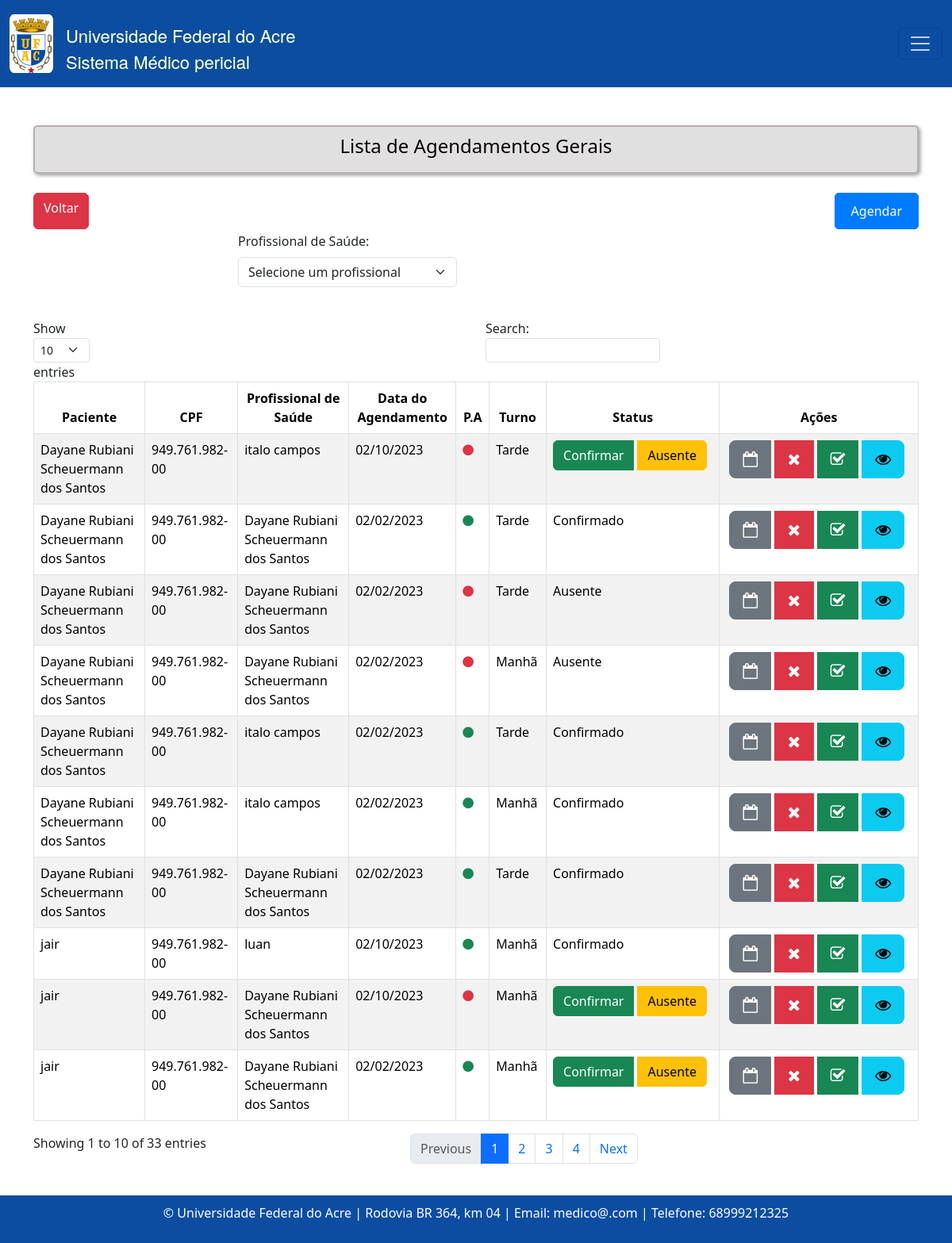
Page /agendamento/lista on the earlier database version.
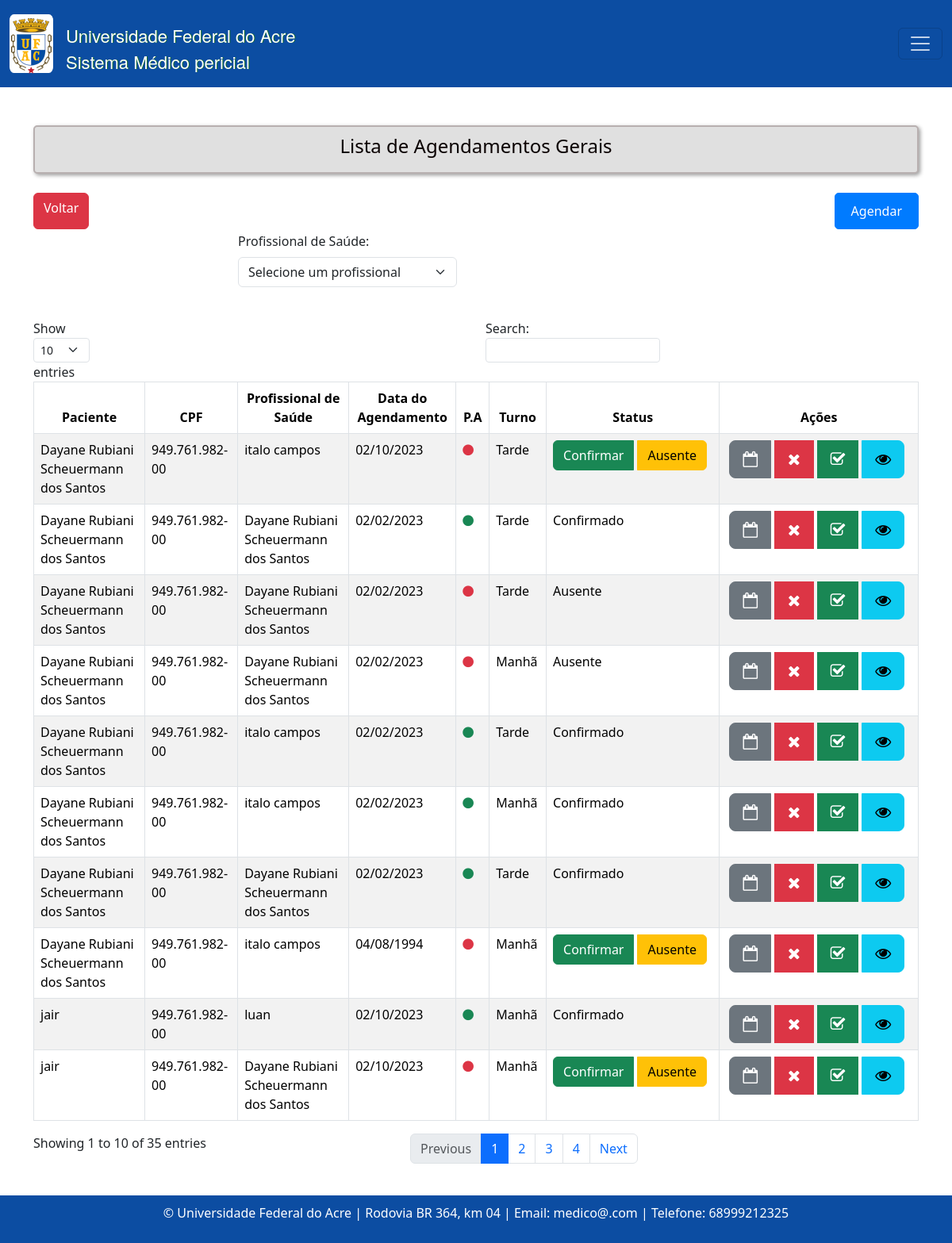
Same page on the later database version.
### consulta/models.py (models this page shows, shortened)
class Agendamento(models.Model):
    TURNO_CHOICES = [
        ('manha', 'Manhã'),
        ('tarde', 'Tarde'),
    ]
    status_atendimento = models.CharField(max_length=20, choices=[
        ('confirmado', 'Confirmado'),
        ('ausente', 'Ausente'),
        ('pendente', 'Pendente'),
    ], default='pendente')
    paciente = models.ForeignKey(Paciente, on_delete=models.CASCADE)
    profissional_saude = models.ForeignKey(Profissionaldasaude, on_delete=models.CASCADE)
    data_agendamento = models.DateTimeField(u'Data Agendamento', blank=False, null=False)
    turno = models.CharField(max_length=10, choices=TURNO_CHOICES)
    prioridade_atendimento = models.BooleanField(default=False)
    justificativa_cancelamento = models.TextField(blank=True, null=True)

class Paciente(models.Model):
    nome = models.CharField(max_length=100)
    data_nascimento = models.DateField()
    email = models.EmailField()
    rg = models.CharField(max_length=20)
    cpf = models.CharField(max_length=14)
    sexo = models.CharField(max_length=1, choices=[('M', 'Masculino'), ('F', 'Feminino')])
    matricula = models.CharField(max_length=20)
    TIPO_PACIENTE_CHOICES = [
        ('Aluno', 'Aluno'),
        ('Servidor', 'Servidor'),
        ('Outro', 'Outro'),
    ]
    tipo_paciente = models.CharField(max_length=20, choices=TIPO_PACIENTE_CHOICES)
    cargo_funcao = models.CharField(max_length=50, default='', blank=True, null=True,)
    cep = models.CharField(max_length=9)
    cidade = models.CharField(max_length=50)
    bairro = models.CharField(max_length=50, default='')
    uf = models.CharField(max_length=2)
    numero = models.CharField(max_length=10)
    ddd_telefone = models.CharField(max_length=3)
    complemento = models.CharField(max_length=100, blank=True, null=True, default='')  # Adicionando o valor padrão aqui

class Profissionaldasaude(models.Model):
    usuario = models.ForeignKey(User,models.SET_NULL,blank=True,null=True,)
    nome = models.CharField(max_length=100)
    data_nascimento = models.DateField()
    email = models.EmailField()
    rg = models.CharField(max_length=20)
    cpf = models.CharField(max_length=14)
    sexo = models.CharField(max_length=1, choices=[('M', 'Masculino'), ('F', 'Feminino')]) #O parâmetro choices em um campo CharField ou IntegerField é usado para fornecer uma lista de escolhas para esse campo
    identificacao_unica = models.CharField(max_length=50, default='')
    cep = models.CharField(max_length=9)
    cidade = models.CharField(max_length=50)
    bairro = models.CharField(max_length=50, default='')
    uf = models.CharField(max_length=2)
    numero = models.CharField(max_length=10)
    ddd_telefone = models.CharField(max_length=10)
    complemento = models.CharField(max_length=100, blank=True, null=True, default='') # blank=True, null=True é pra dizer que não é obrigatorio
    area = models.CharField(max_length=50, default='')
    unidade_siass = models.CharField(max_length=50, default='')
    formacao = models.CharField(max_length=20)
    conselho = models.CharField(max_length=20)
    registro = models.CharField(max_length=20)

### consulta/views.py (the view, shortened to what this page needs)
# urls.py: path('agendamento/lista', listar_agendamentos, name='agendamentoListagem'),
def listar_agendamentos(request):
    form = PesquisaAgendamentoForm(request.GET)
    agendamentos = Agendamento.objects.all()
    profissionais_saude = Profissionaldasaude.objects.all()
    profissional_id = request.GET.get('profissional_saude')
    agendamentos = agendamentos.order_by('-data_agendamento')
    return render(request, 'consultas/listagem_agendamentos.html', {'form': form, 'agendamentos': agendamentos, 'profissionais_saude': profissionais_saude})

### consulta/forms.py
class PesquisaAgendamentoForm(forms.Form):
    cpf = forms.CharField(label='', required=False, widget=forms.TextInput(attrs={'class': 'form-control', 'placeholder': 'Pesquise por CPF'}))
    data_agendamento = forms.DateField(label='', required=False, widget=forms.DateInput(attrs={'type': 'date', 'class': 'form-control'}))

### templates/consultas/listagem_agendamentos.html (shortened to what this page needs)
{% extends "base.html" %}
{% load static %}
{% block content %}
<div class="text-center mb-4 custom-title">
  <h4>Lista de Agendamentos Gerais</h4>
</div>
<div class="d-flex justify-content-between">
  <a class="btn btn-danger" href="{% url 'home' %}" style="margin-bottom: 3px">
    Voltar
  </a>
  <a class="btn btn-primary" href="{% url 'agendamentoCreate' %}" style="margin-bottom: 3px">
    Agendar
  </a>
</div>
<div class="mb-4">
  <form method="get" class="mx-auto" style="max-width: 600px;">
    <div class="row">
      <div class="row align-items-end">
        <div class="col-md-6 mb-3">
          <label for="profissional_saude" class="form-label">Profissional de Saúde:</label>
          <select name="profissional_saude" id="profissional_saude" class="form-select">
            <option value="" selected>Selecione um profissional</option>
          </select>
        </div>
      </div>
      </div>
  </form>
</div>
<div class="table-responsive">
  <table id="example" class="table table-striped nowrap table-bordered" style="width:100%">
    <thead>
      <tr class="custom-table-row">
        <th scope="col" class="text-center">Paciente</th>
        <th scope="col" class="text-center">CPF</th>
        <th scope="col" class="text-center">Profissional de Saúde</th>
        <th scope="col" class="text-center">Data do Agendamento</th>
        <th scope="col" class="text-center">P.A</th>
        <th scope="col" class="text-center">Turno</th>
        <th scope="col" class="text-center">Status</th>
        <th scope="col" class="text-center">Ações</th>
      </tr>
    </thead>
    <tbody>
      {% for agendamento in agendamentos %}
      <tr>
        <td>{{ agendamento.paciente.nome }}</td>
        <td>{{ agendamento.paciente.cpf }}</td>
        <td>{{ agendamento.profissional_saude.nome }}</td>
        <td>{{ agendamento.data_agendamento | date:"d/m/Y " }}</td>
        <td>
          {% if agendamento.prioridade_atendimento %}
          <i class="fa fa-circle text-success text-center" ></i>
          {% else %}
          <i class="fa fa-circle text-danger text-center" ></i>
          {% endif %}
        </td>
        <td>
          {% if agendamento.turno == 'manha' %}
          Manhã
          {% elif agendamento.turno == 'tarde' %}
          Tarde
          {% else %}
          {{ agendamento.turno }}
          {% endif %}
        </td>
        <td>
          {% if agendamento.status_atendimento == 'pendente' %}
          <div class="btn-group" role="group" aria-label="Status">
            <a href="{% url 'agendamentoConfirmar' agendamento.id %}" class="btn btn-success">Confirmar</a>
            <a href="{% url 'agendamentoAusente' agendamento.id %}" class="btn btn-warning ms-1">Ausente</a>
          </div>
          {% elif agendamento.status_atendimento == 'confirmado' %}
          Confirmado
          {% elif agendamento.status_atendimento == 'ausente' %}
          Ausente
          {% else %}
          <span class="text-success">Cancelado</span>
          {% endif %}
        </td>
        <td>
          <div class="btn-group" role="group" aria-label="Ações">
            <button type="button" class="btn btn-secondary ms-1 btn-lg custom-btn" onclick="redirecionar('{% url 'reagendarAgendamento' agendamento.id %}')" title='Reagendar'><i class="fa fa-calendar-o" aria-hidden="true"></i> </button>
            <button type="button" class="btn btn-danger ms-1 btn-lg custom-btn" data-bs-toggle="modal" data-bs-target="#cancelarModal{{ agendamento.id }}" title="Cancelar" onclick="confirmarCancelamento('{{ agendamento.id }}')"><i class="fa fa-times" aria-hidden="true"></i></button>
            <button type="button" class="btn btn-success ms-1 btn-lg custom-btn" onclick="redirecionar('{% url 'criar_atendimento' agendamento.id %}')" title="Atender"><i class="fa fa-check-square-o" aria-hidden="true"></i></button>
            <button type="button" class="btn btn-info ms-1 btn-lg custom-btn" onclick="redirecionar('{% url 'confirmAgendamento' agendamento.id %}')" title="Visualizar"><i class="fa fa-eye" aria-hidden="true"></i></button>
          </div>
        </td>
      </tr>
      {% endfor %}
    </tbody>
  </table>
</div>
{% endblock %}

Differences in the rows shown:
no longer on this page (row unchanged): Agendamento: paciente.nome "jair", paciente.cpf "949.761.982-00", profissional_saude.nome "Dayane Rubiani Scheuermann dos Santos", data_agendamento "02/02/2023", prioridade_atendimento True (drawn), turno "Manhã", status_atendimento "Confirmar"
added Agendamento: paciente.nome "Dayane Rubiani Scheuermann dos Santos", paciente.cpf "949.761.982-00", profissional_saude.nome "italo campos", data_agendamento "04/08/1994", prioridade_atendimento False (drawn), turno "Manhã", status_atendimento "Confirmar"
Other differences:
text written by a page script: "Show entries Search: Showing 1 to 10 of 33 entries Previous 1 2 3 4 Next" → "Show entries Search: Showing 1 to 10 of 35 entries Previous 1 2 3 4 Next"
